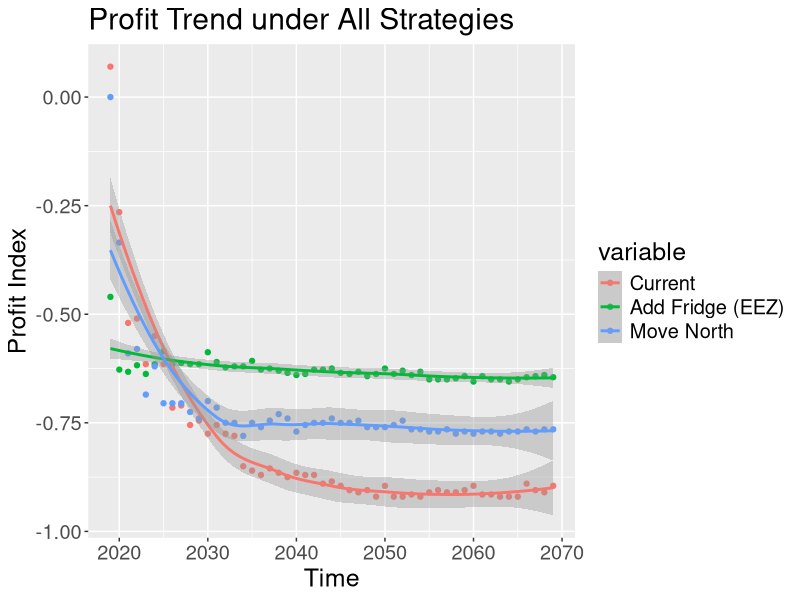

Here is the R script that generated this plot:
library(ggplot2)
library(tidyverse)
library(reshape2)

current = read_csv("current.csv", col_names = FALSE)
new_boat = read_csv("newBoat.csv", col_names = FALSE)
new_boat_int = read_csv("newBoat_int_water.csv", col_names = FALSE)
move_north_2025 = read_csv("moveNorth2025.csv", col_names = FALSE)
	
data_set = data.frame(current[,1], current[,2], new_boat_int[,2], move_north_2025[,2])
colnames(data_set) = c("Time", "Current", "Add Fridge (EEZ)", "Move North")

data_set <- melt(data_set, id.vars="Time")

# Everything on the same plot

png("profit_trend_int.png", 600, 600)

ggplot(data_set, aes(Time, value, col = variable)) + 
  geom_point() + 
  stat_smooth() +
  xlab("Time") +
  ylab("Profit Index") +
  ggtitle("Profit Trend under All Strategies") + 
  theme(text = element_text(size=18))

dev.off()
